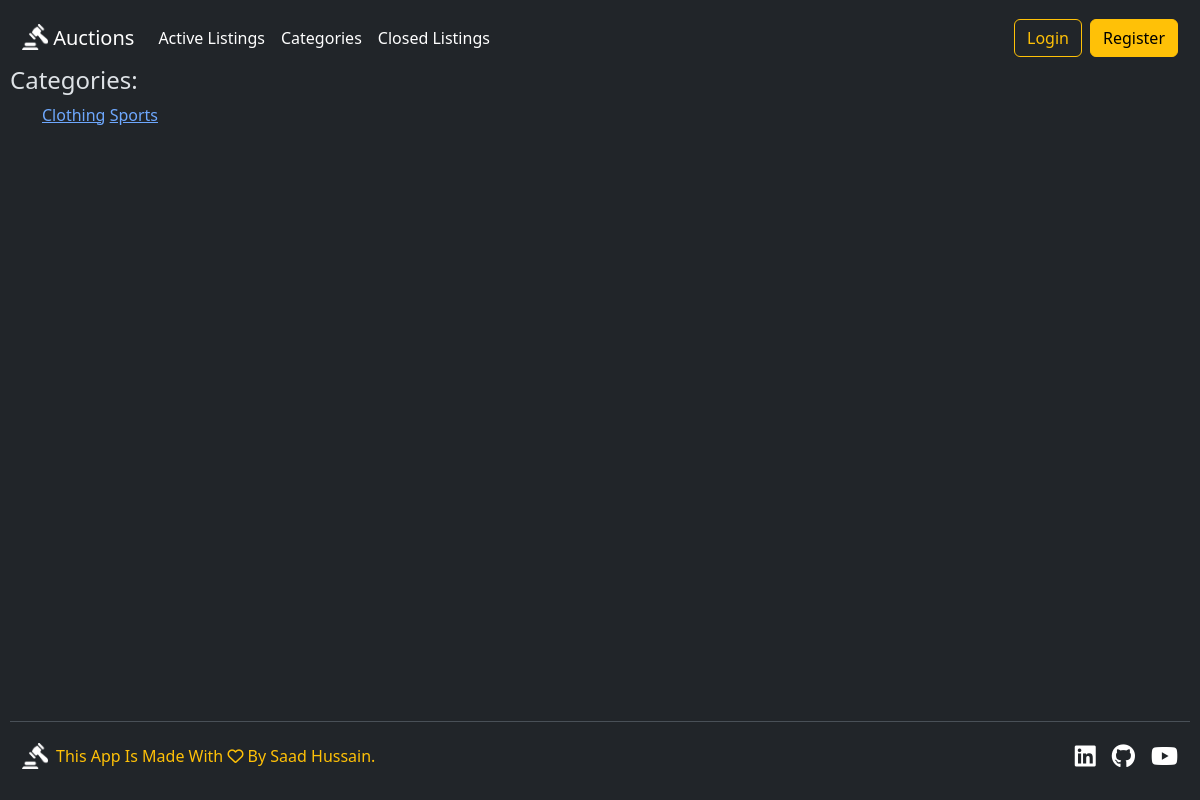
Before: /category with the older database file.
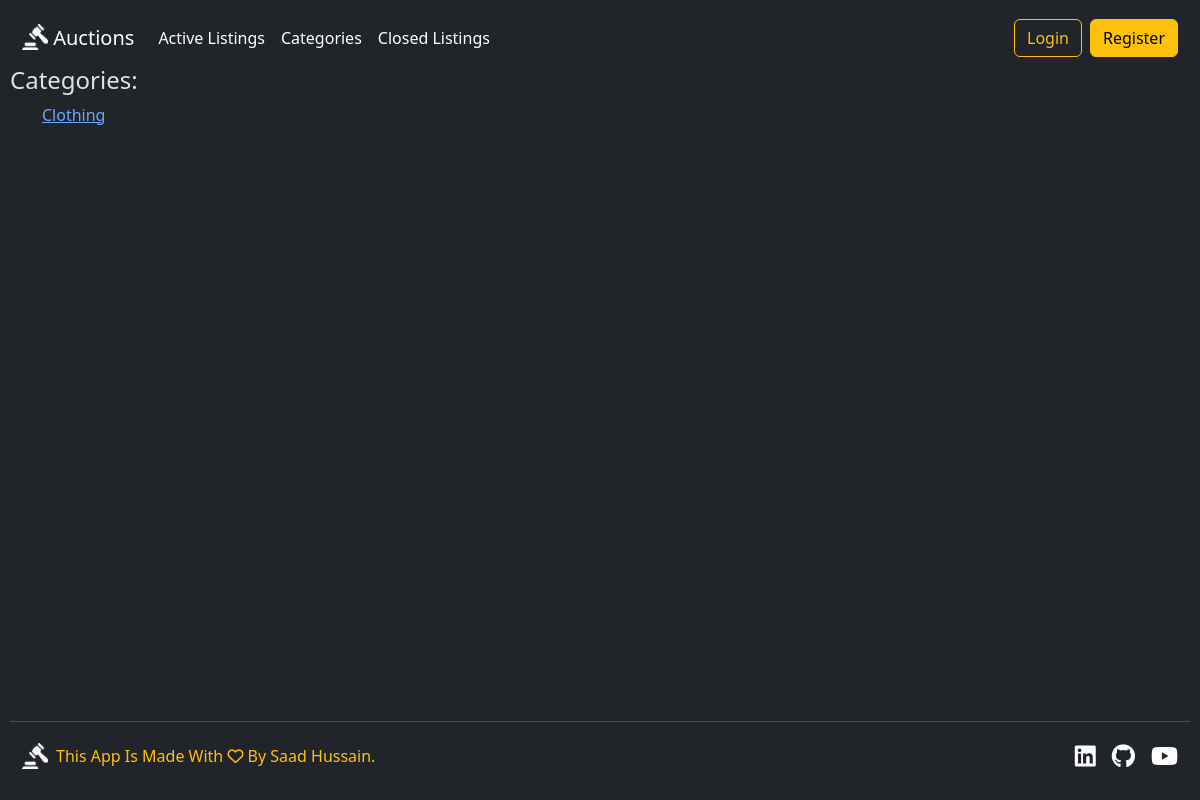
After: the same page with the newer database file.
### auctions/models.py (models this page shows, shortened)
class ListingInformation(models.Model):
    title = models.CharField(max_length=64)
    description = models.TextField(max_length=200)
    bidCurrentPrice = models.FloatField()
    image = models.ImageField(blank=True, upload_to="auctions/images/")
    category = models.CharField(max_length=64, blank=True, null=True)
    lister = models.ForeignKey(User, on_delete=models.CASCADE , related_name="listings")
    time = models.DateTimeField(auto_now_add=True)
    isListingOpen = models.BooleanField(default=True)
    winner =  models.ForeignKey(User, on_delete=models.CASCADE, blank=True, null=True)

### auctions/views.py (the view)
# urls.py: path("category" , views.category, name="category"),
def category(request, categoryName = None):
    if not categoryName:
        categories = []
        allListingsWithCategory = ListingInformation.objects.exclude(category__isnull=True).exclude(category__exact='').filter(isListingOpen = True)
        for listing in allListingsWithCategory:
            categories.append(listing.category)
        return render(request, 'auctions/category.html', {
            "categories": categories
        })
    else:
        categoryListings = ListingInformation.objects.filter(category = categoryName)
        return render(request, 'auctions/index.html', {
            "message": f"Category Listing: {categoryName}",
            "listings": categoryListings
        })

### auctions/templates/auctions/category.html
{% extends "auctions/layout.html" %}
{% block body %}
    <h4>Categories:</h4>
    <ul>
        {% for category in categories %}
                <a href="{% url 'auctions:categoryListings' category %}">{{ category }}</a>
        {% empty %}
            <h6>No Categories Listed</h6>
        {% endfor %}
    </ul>
{% endblock %}

Changed rows visible on the page:
no longer on this page (row edited): ListingInformation: categories "Sports"
